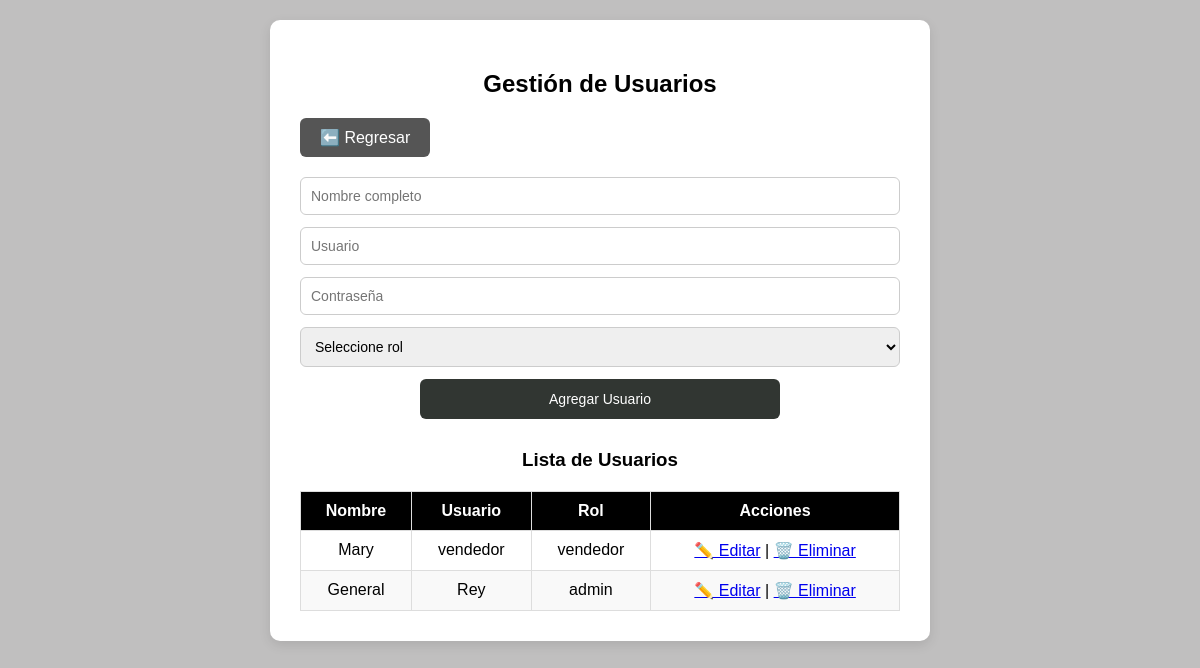
Screenshot of /usuario/usuarios.php with the database file from the repository.
### tables this page shows
CREATE TABLE `usuarios` (
  `id` int(11) NOT NULL,
  `nombre_completo` varchar(100) NOT NULL,
  `usuario` varchar(50) NOT NULL,
  `contrasena` varchar(255) NOT NULL,
  `rol` varchar(20) DEFAULT NULL
);

### usuario/usuarios.php (the view, shortened to what this page needs)
<?php
include '../includes/conexion.php';
$usuarios = $conexion->query("SELECT * FROM usuarios ORDER BY id DESC");
?>
<!DOCTYPE html>
<html lang="es">
<head>
    <link rel="stylesheet" href="../css/usuarios1.css">
</head>
<body>
    <div class="container">
        <h2>Gestión de Usuarios</h2>
        <a href="../panel.php" class="btn-regresar">⬅️ Regresar</a>
        <form action="usuarios.php" method="POST" class="form-usuario">
            <input type="text" name="nombre_completo" placeholder="Nombre completo" required>
            <input type="text" name="usuario" placeholder="Usuario" required>
            <input type="password" name="contrasena" placeholder="Contraseña" required>
            <select name="rol" required>
                <option value="">Seleccione rol</option>
            </select>
            <button type="submit">Agregar Usuario</button>
        </form>
        <h3>Lista de Usuarios</h3>
        <table class="tabla-usuarios">
            <thead>
                <tr>
                    <th>Nombre</th>
                    <th>Usuario</th>
                    <th>Rol</th>
                    <th>Acciones</th>
                </tr>
            </thead>
            <tbody>
                <?php while ($u = mysqli_fetch_assoc($usuarios)) { ?>
                    <tr>
                        <td><?= htmlspecialchars($u['nombre_completo']) ?></td>
                        <td><?= htmlspecialchars($u['usuario']) ?></td>
                        <td><?= htmlspecialchars($u['rol']) ?></td>
                        <td>
                            <a href="usuarios_editar.php?id=<?= $u['id'] ?>">✏️ Editar</a> |
                            <a href="usuarios.php?eliminar=<?= $u['id'] ?>" onclick="return confirm('¿Eliminar este usuario?')">🗑️ Eliminar</a>
                        </td>
                    </tr>
                <?php } ?>
            </tbody>
        </table>
    </div>
</body>
</html>

### css/usuarios1.css (style rules this page uses)
body { font-family: Arial, sans-serif; background-color: #c0bfbf; margin: 0; padding: 20px; }
.container { max-width: 600px; margin: 0 auto; background-color: #ffffff; padding: 30px; border-radius: 10px; box-shadow: 0px 4px 12px rgba(0,0,0,0.1); }
h2, h3 { text-align: center; color: #000000; }
.form-usuario { display: flex; flex-direction: column; gap: 12px; margin-bottom: 30px; }
.form-usuario input, .form-usuario select { padding: 10px; font-size: 14px; border: 1px solid #ccc; border-radius: 6px; }
.form-usuario button { padding: 12px; font-size: 14px; background-color: #313632; color: white; border: none; border-radius: 6px; cursor: pointer; transition: background-color 0.3s ease; width: 60%; align-self: center; }
.tabla-usuarios { width: 100%; border-collapse: collapse; margin-top: 20px; }
.tabla-usuarios th, .tabla-usuarios td { border: 1px solid #ddd; padding: 10px; text-align: center; }
.tabla-usuarios th { background-color: #000000; color: white; }
.tabla-usuarios tr:nth-child(even) { background-color: #f9f9f9; }
.btn-regresar { display: inline-block; margin-bottom: 20px; padding: 10px 20px; background-color: #555; color: #fff; text-decoration: none; border-radius: 6px; transition: background-color 0.3s ease; }

### rows the page displays
usuarios: nombre_completo "Mary", usuario "vendedor", rol "vendedor"
usuarios: nombre_completo "General", usuario "Rey", rol "admin"
